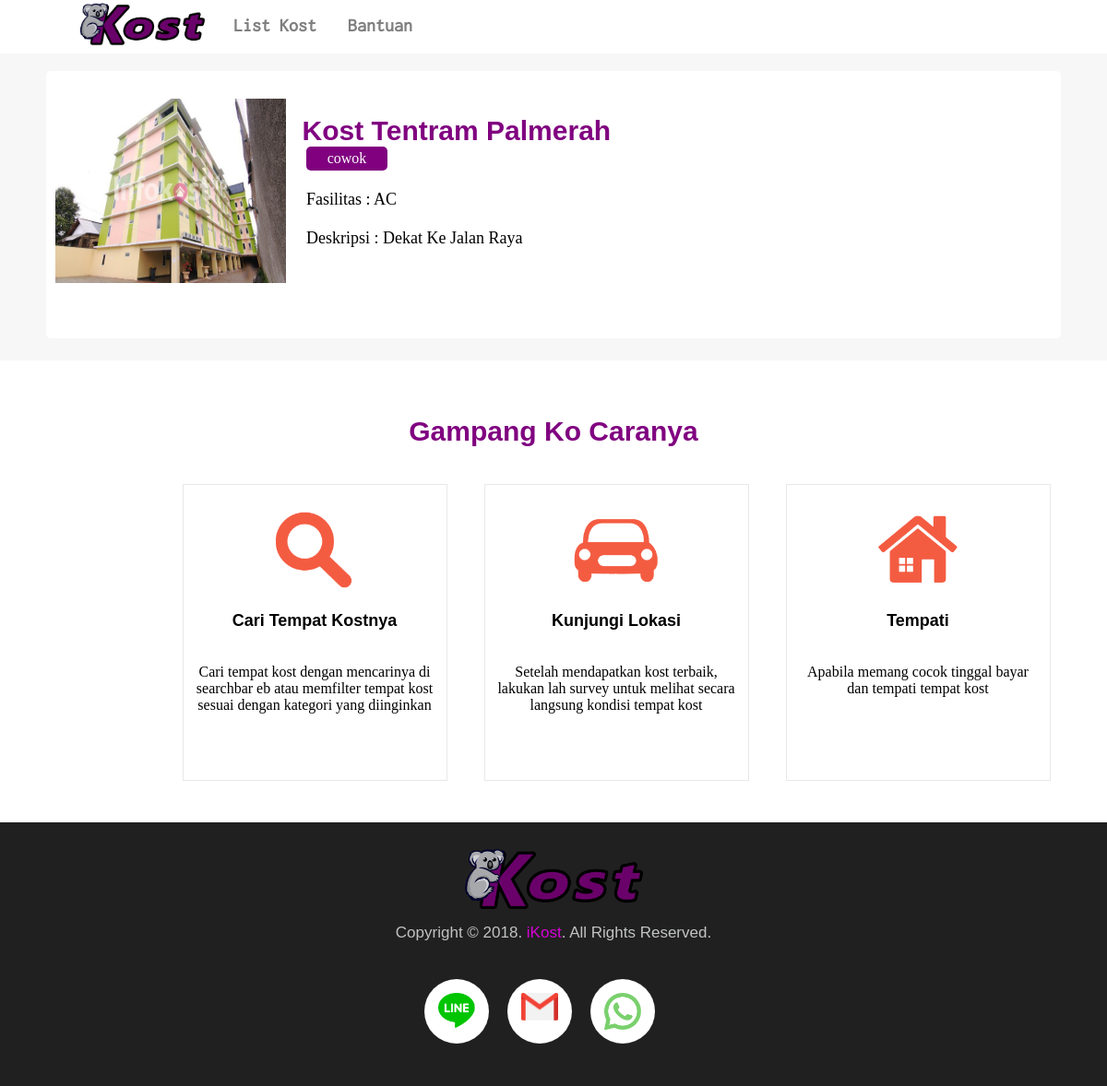
/user/reverensi.2.php?get=K001, run on the app's committed database.
### tables this page shows
CREATE TABLE `kost` (
  `kode_kost` varchar(14) NOT NULL,
  `nama_kost` varchar(50) NOT NULL,
  `jumlah_kamar` int(11) NOT NULL,
  `status_kamar_kost` varchar(10) NOT NULL,
  `fasilitas_kost` varchar(50) NOT NULL,
  `tarif_kost` int(11) NOT NULL,
  `alamat_kost` varchar(50) NOT NULL,
  `deskripsi_kost` varchar(200) NOT NULL,
  `foto` varchar(300) NOT NULL,
  `kode_pemilik_kost` varchar(14) NOT NULL
);

### user/reverensi.2.php (the view, shortened to what this page needs)
<link rel="stylesheet" type="text/css" href="ikost.css">
<nav>
	<ul>
		<a href="index.php">
		<img src="Icon/logo3.png" class="glogo"> </a>
		<li class="halaman1"><a> List Kost </a></li>
		<li class="halaman2"><a> Bantuan </a></li>
	</ul>
</nav>
<?php
	$id = $_GET['get'];
	$konek = mysqli_connect('localhost', 'root', '', 'ikost2');
	$query = mysqli_query($konek, "SELECT *FROM kost where kode_kost = '$id'");
	while ($tampil = mysqli_fetch_array($query)) {
?>
<div class="menu" style="margin-top: 20px; padding-top: 30px; height: 250px;">
	<div class="gamgrid">
		<img src="Kost/<?php echo $tampil['foto'] ?>"/>
	</div>
	<div class="desgrid">
		<div class="rekomen"><?php echo $tampil['nama_kost'];?></div>
		<div class="typenya" style="margin-left: 20px; margin-top: -15px;"> <?php echo $tampil['status_kamar_kost'];?> </div>
		<div class="descrip">
			<br>Fasilitas : <?php echo $tampil['fasilitas_kost'];?><br>
			<br>Deskripsi : <?php echo $tampil['deskripsi_kost'];?><br>
		</div>
	</div>
</div>
<div class="carapake">
	<div class="rekomen" style="margin-bottom: 20px;">
		<center> Gampang Ko Caranya </center>
	</div>
	<div class="gridmenu2" style="margin-left: 15%;">
		<center><img src="Icon/search.png">
			<p>Cari Tempat Kostnya</p><br>
			Cari tempat kost dengan mencarinya di searchbar eb atau memfilter tempat kost sesuai dengan kategori yang diinginkan
		</center>
	</div>
	<div class="gridmenu2">
		<center><img src="Icon/car.png">
			<p> Kunjungi Lokasi </p><br>
			Setelah mendapatkan kost terbaik, lakukan lah survey untuk melihat secara langsung kondisi tempat kost
		</center>
	</div>
	<div class="gridmenu2">
		<center><img src="Icon/Home.png">
			<p>Tempati</p><br>
			Apabila memang cocok tinggal bayar dan tempati tempat kost
		</center>
	</div>
</div>
<footer>
	<center> <img src="Icon/logo3.png" style="width:200px; margin-bottom:10px;">
		<p class="contac"> Copyright &copy; 2018. <a href="index.html">iKost</a>. All Rights Reserved.</p> <br>
	</center>
	<div class="bulcontainer">
		<div class="bulet">
			<img src="Icon/line.png">
		</div>
		<div class="bulet">
			<img src="Icon/gm.png">
		</div>
		<div class="bulet">
			<img src="Icon/wa1.png">
		</div>
	</div>
</footer>
<?php } ?>

### ikost.css (style rules this page uses)
.glogo { float: left; width: 140px; margin-left: 7%; margin-right: 1%; cursor: pointer; }
nav { z-index: 19; position: sticky; top: 0; height: 57px; }
nav ul { background-color: white; list-style-type: none; padding: 0; margin: 0; overflow: hidden; float: right; width: 100%; }
nav li { float: left; cursor: pointer; }
nav li a { display: block; font-size:20px; color: rgba(0,0,0,0.5); padding: 17px; text-decoration: none; border-bottom: 3px solid white; font-family: fontdua; font-weight: bold; }
.menu { padding: 4px; background: white; width: 90%; height: auto; border-radius: 5px; margin: 0 auto; margin-top: -30px; padding: 10px; overflow: hidden; position: relative; }
.rekomen { font-family: arial; font-weight: bold; font-size: 30px; margin: 3%; color: #800080; }
.typenya { background: #800080; width: 80px; color: white; padding: 4px; border-radius: 5px; text-align: center; }
.carapake { overflow: hidden; padding: 25px; background: white; margin-top: 2%; height: auto; }
.gridmenu2 { margin-top: 40px; width: 265px; height: 300px; padding: 10px; float: left; margin: 20px; border: 1px solid #e7e8eb; }
.gridmenu2 img { width: 100px; margin-top: 10px; }
.gridmenu2 p { font-size: 18px; font-weight: bold; font-family: sans-serif; }
.desgrid { float: left; margin: 2px; height: 500px; width: 520px; }
footer { background: #202020; padding-top: 2%; height: auto; padding-bottom: 2%; overflow: hidden; }
footer p { font-size: 17px; font-family: sans-serif; }
footer a { color: #d802d8; text-decoration: none; }
.contac { margin: auto; width: 380px; color: #c2c3c4; }
.bulcontainer { width: 300px; height: auto; padding: 12px; margin: auto; overflow: hidden; }
.bulet { border-radius: 50%; width: 70px; height: 70px; background: white; overflow: hidden; float: left; margin: 10px; text-align: center; }
.bulet img { padding-top: 15px; width: 40px; }
.descrip { margin-left: 20px; font-size: 18px; }
.gamgrid { float: left; width: 250px; }
.gamgrid img { width: 100%; height: 200px; }

### data on the page
kost: foto (picture), nama_kost "Kost Tentram Palmerah", status_kamar_kost "cowok", fasilitas_kost "AC", deskripsi_kost "Dekat Ke Jalan Raya"
